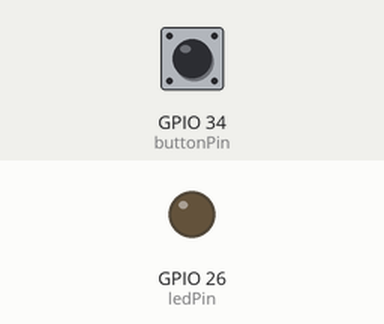
The sketch below on a simulated ESP32. Shown: output pins drawn as LEDs (lit = HIGH). Inputs (shaded band) come from the test bench; at power-on: GPIO 34 (buttonPin) LOW. What the sketch prints to the serial monitor is not drawn.

Above: at 1.2 s.
1.3 s: GPIO 34 (buttonPin) pulled HIGH for 0.15 s
At 1.37 s:
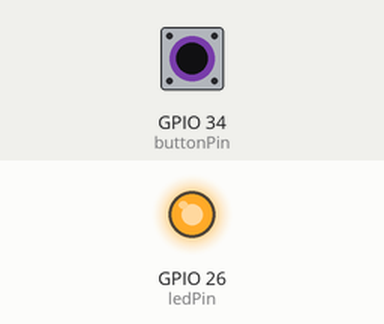
2.9 s: GPIO 34 (buttonPin) pulled HIGH for 3.2 s
At 7.0 s:
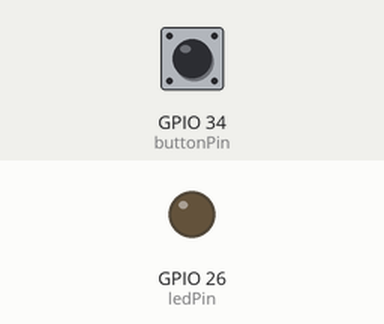
Timing chart, 0 to 8.5 s (numbered marks = the images above; inputs shaded):
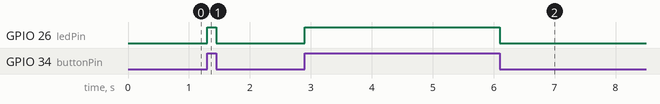

The sketch:

ledbutton.ino
```cpp
#include <Arduino.h>


// Valor Permanente do Pin
const int buttonPin = 34;
const int ledPin =	26;

// Valor que vai mudar do botão
int buttonState = 0;

void setup() {
  Serial.begin(115200);
  while(!Serial);
  Serial.println("INICIEI!");

  // Inicialização
  pinMode(ledPin, OUTPUT);
  pinMode(buttonPin, INPUT);
}

void loop() {
  // Ler valor do estado do botão
  buttonState = digitalRead(buttonPin);

  // HIGH = Apertado
  if (buttonState == HIGH) {
    digitalWrite(ledPin, HIGH);
    Serial.println("Estou ligado");
  } else {
    digitalWrite(ledPin, LOW);
  }
}
```

Measured:
- after the input at 1.3 s, GPIO 26 (ledPin): LOW → HIGH at once, → LOW 0.15 s later
- after the input at 2.9 s, GPIO 26 (ledPin): LOW → HIGH at once, → LOW 3.2 s later
